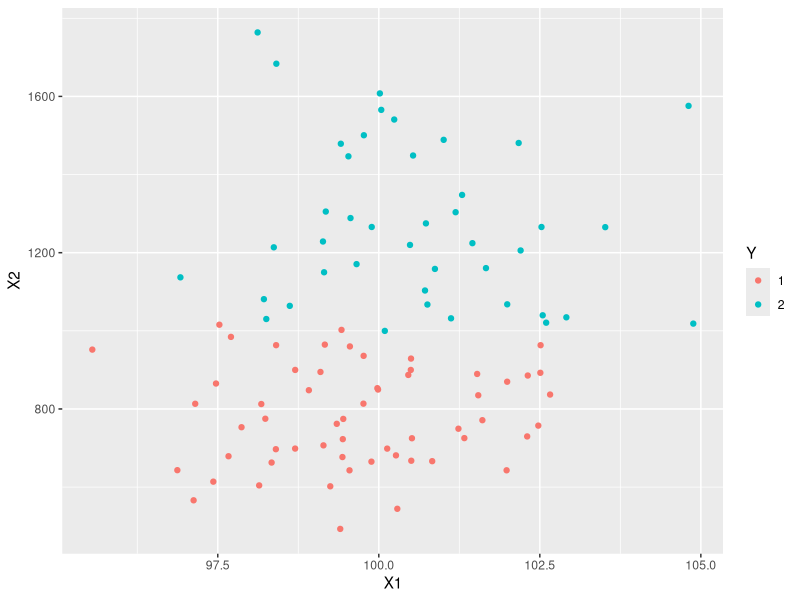

The R script that drew this image:
# k-nearest neighbors from scratch ------------------------------------------------------------------

library(ggplot2)
library(R6)
# for reproducibility
set.seed(0)

KnnClassification <- R6Class("KNN", public = list(
    ## public access
  
    ## training part. Store predictors and target variables. 
    fit = function(X, y,dist){
      row.names(X) <- NULL
      private$trainData = X
      private$target = y
      private$dist = dist
    },
    
    ## Prediction part. Finds the k clostest points and return the mode of the their target value. 
    findK = function(X,k){
      y = 0
      for(i in 1:nrow(X)){
        dist = private$findDistance(X[i,])
        sorted = sort(dist)
        # find the k closets neighbors target value
        kthTargets  = as.numeric(private$target[which(dist %in% sorted[1:5])]) 
        # find mode and store the value
        uniqv  = unique(kthTargets)
        k[i] = uniqv[which.max(tabulate(match(kthTargets, uniqv)))]
      }
      # return the the predictions
      return(k)
    }
    
  ),private = list(
    ## private access. Helper functions and variables.
    trainData = NULL,
    target = NULL,
    dist = NULL,
    
    ## finds the manhattan distance between a point and the points in the training data
    manhattan = function(X,dim){
      nrow = nrow(private$trainData)
      x_temp = as.numeric(matrix(rep(X,nrow), nrow =nrow, ncol = dim,byrow = T))
      diffAbs = abs(private$trainData - x_temp)
      dist = sqrt(apply(diffAbs, 1, sum))
      return(dist)
    },
    
    ## finds distance between a point and the points in the training data. euclidean or manhattan. 
    findDistance = function(X, nrow, ncol){
      dim = length(X)
      if(private$dist=="euclidean" || is.null(private$dist)){
        dist = private$euclidean(X,dim)
      }else if(private$dist=="manhattan"){
        dist = private$manhattan(X,dim)
      }
      return(dist)
    },
    
    ## finds the euclidean distance between a point and the points in the training data
    euclidean = function(X,dim){
      nrow = nrow(private$trainData)
      x_temp = as.numeric(matrix(rep(X,nrow), nrow =nrow, ncol = dim,byrow = T))
      diffSqrd = (private$trainData - x_temp)^2
      dist = sqrt(apply(diffSqrd, 1, sum))
      return(dist)
    }
  )
    
  
)


# example 1 ------------------------------------------------------------------

## create data
#create predictors
X1 = rnorm(100,100,2)
X2 = X1*rnorm(100,10,3)
data = data.frame(X1,X2)
#create target
data$Y = ifelse(data$X1*data$X2 > 100000, 2,1 )
data$Y = as.factor(data$Y)

# visualize the data
ggplot(data, aes(x= X1, X2, group = Y ,color = Y))+
  geom_point()



# create the model
knn = KnnClassification$new()

# create data split. ind = training data index. -ind = test data index
ind = sample(1:nrow(data), size = nrow(data)*0.7,replace = F)

# train the model on the training data
knn$fit(data[ind,1:2],data$Y[ind],"euclidean")

# predicted target values based on test data
pred = knn$findK(data[-ind,1:2],5)
# the actual target values of the test data
actual = data$Y[-ind]

# calculate the accuracy
accuracy = function(pred,actual){
  t = table(pred,actual)
  sum(diag(t))/sum(table(pred,actual))
  
}
# model performance. 
accuracy(pred,actual)




# example 2 ------------------------------------------------------------------

# get data
data = iris
# convert encode target values. string to numeric. 
data$Species = as.numeric(as.factor(data$Species))


# function to normalize data between 0 and 1
normalize = function(X){
  (X - min(X))/(max(X) - min(X))
}

# normalize the predictor variables
data[,1:4] = apply(data[,1:4],2,normalize)

# create a model
knn = KnnClassification$new()

# create data split. ind = training data index. -ind = test data index
ind = sample(1:nrow(data), size = nrow(data)*0.7,replace = F)

# train the model on the training data
knn$fit(data[ind,1:4],data$Species[ind],"euclidean")

# the actual target values of the test data
pred = knn$findK(data[-ind,1:4],5)

# the actual target values of the test data
actual = data$Species[-ind]

# model performance. 
accuracy(pred,actual)



